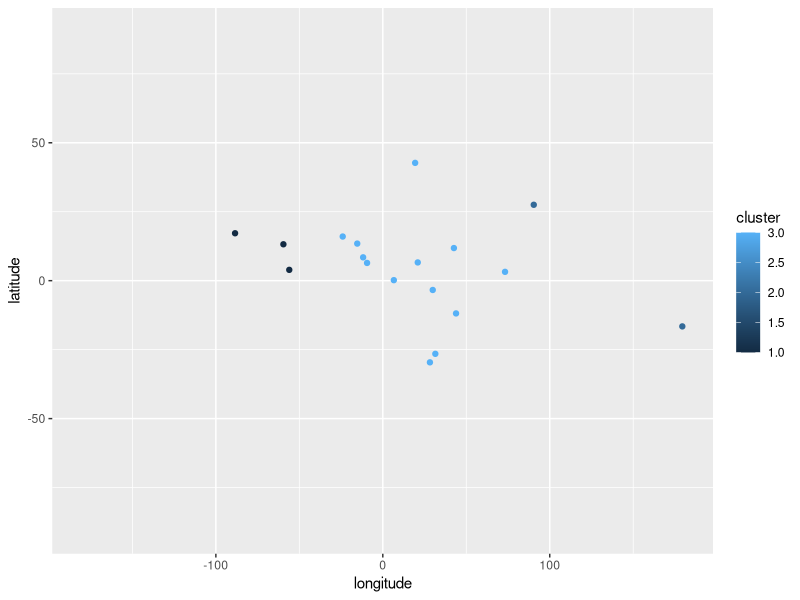

Source code (R):
library(tidyverse)
set.seed(69420)

country_locations <- read_csv("data/country_locations_cluster.csv")
sdr_goals <- read_csv("data/sdr_fd5e4b5a.csv") %>% mutate(country_code = `Country Code ISO3`, score = `2023 SDG Index Score`) %>% select(country_code, score) %>% filter(country_code %in% country_locations$country_code)

merged_data <- merge(sdr_goals, country_locations, by="country_code") %>% filter(!is.na(score))

merged_data %>% group_by(cluster) %>% summarize(m = mean(score))

merged_data %>% ggplot(aes(x = longitude, y = latitude, color=cluster)) + geom_point() + xlim(-180, 180) + ylim(-90, 90)
